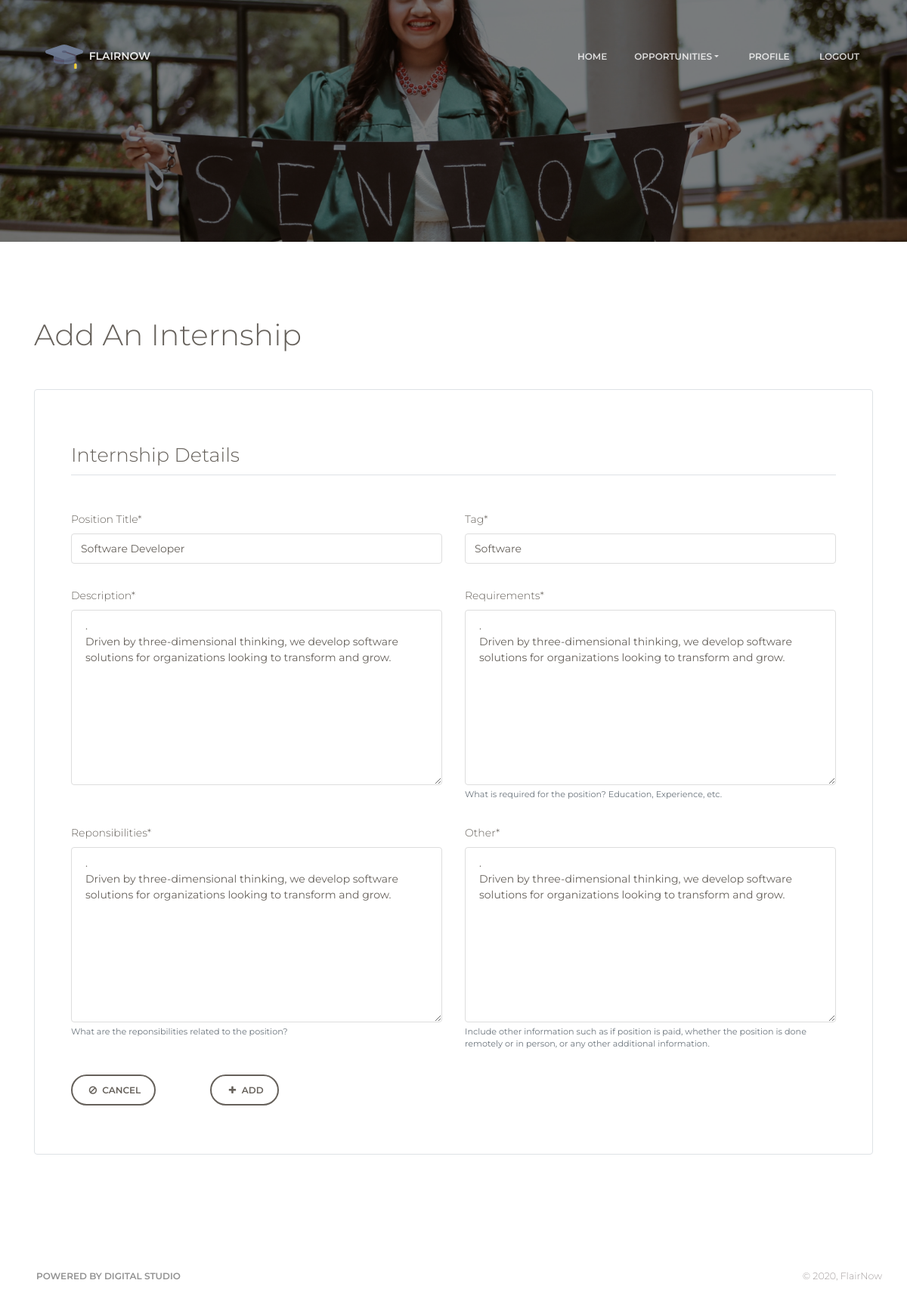
Screenshot of /intern/1/update (signed in) with the database file from the repository.
### core/models.py (models this page shows, shortened)
class Intern(models.Model):
    title = models.CharField(max_length=100, verbose_name="Position Title")
    company = models.ForeignKey('users.Org', on_delete=models.SET_NULL, blank=True, null=True)
    date_posted = models.DateTimeField(default=timezone.now)
    tag = models.CharField(max_length=100, default="", null=False)
    description = models.TextField(verbose_name="Description", default="")
    requirements = models.TextField(verbose_name="Requirements", default="", help_text="What is required for the position? Education, Experience, etc.")
    duties = models.TextField(verbose_name="Reponsibilities", default="", help_text="What are the reponsibilities related to the position?")
    other = models.TextField(verbose_name="Other", default="", help_text="Include other information such as if position is paid, whether the position is done remotely or in person, or any other additional information.")

### core/views.py (the view, shortened to what this page needs)
# urls.py: path('intern/<int:pk>/update', InternUpdateView.as_view(), name='intern-update'),
class InternUpdateView(LoginRequiredMixin, UserPassesTestMixin, UpdateView):
    model = Intern
    fields = ['title', 'tag', 'description', 'requirements', 'duties', 'other']
    def test_func(self):
        intern = self.get_object()
        if intern:
            return True
        return False

### core/templates/core/intern_form.html (shortened to what this page needs)
{% load crispy_forms_tags %}
{% load static %}
<!DOCTYPE html>
<html lang="en">
    {% include 'core/head.html' %}
<body class="landing-page sidebar-collapse">
    {% include 'core/nav.html' %}
    <div class="page-header page-header-xs" data-parallax="true" style="background-image: url({% static 'assets/img/main.jpg' %});">
    </div>
    <div class="section">
        <div class="container">
            <div class="row align-items-center mb-5">
                <div class="col-lg-8 mb-4 mb-lg-0">
                    <div class="d-flex align-items-center">
                        <div>
                            <h2>Add An Internship</h2>
                        </div>
                    </div>
                </div>
            </div>
            <div class="row mb-5">
                <div class="col-lg-12">
                    <form class="p-4 p-md-5 border rounded" method="post" enctype="multipart/form-data">
                        <h3 class="text-black mb-5 border-bottom pb-2">Internship Details</h3>
                        <div class="form-group">
                            <div class="row">
                                <div class="col-6">
                                    {{ form.title|as_crispy_field }}
                                </div>
                                <div class="col-6">
                                    {{ form.tag|as_crispy_field }}
                                </div>
                            </div>
                        </div>
                        <div class="form-group">
                            <div class="row">
                                <div class="col-6">
                                    {{ form.description|as_crispy_field }}
                                </div>
                                <div class="col-6">
                                    {{ form.requirements|as_crispy_field }}
                                </div>
                            </div>
                        </div>
                        <div class="form-group">
                            <div class="row">
                                <div class="col-6">
                                    {{ form.duties|as_crispy_field }}
                                </div>
                                <div class="col-6">
                                    {{ form.other|as_crispy_field }}
                                </div>
                            </div>
                        </div>
                        <div class="form-group">
                            <div class="row">
                                <div class="col-2">
                                    <a class="btn btn-outline-default btn-round" href="{% url 'users:profile' %}"><i class="fa fa-ban" aria-hidden="true"></i>&nbsp;Cancel</a>
                                </div>
                                <div class="col-2">
                                    <button class="btn btn-outline-default btn-round" type="submit"><i class="fa fa-plus" aria-hidden="true"></i>&nbsp;Add</button>
                                </div>
                            </div>
                        </div>
                    </form>
                </div>
            </div>
        </div>
    </div>
    {% include 'core/footer.html' %}
</body>
</html>

### core/templates/core/head.html (style rules this page uses)
html { scroll-behavior: smooth; }

### rows the page displays
Intern: title "Software Developer", tag "Software", description ". Driven by three-dimensional thinking, we develop software solutions for organizations looking to transform and grow.", requirements ". Driven by three-dimensional thinking, we develop software solutions for organizations looking to transform and grow.", duties ". Driven by three-dimensional thinking, we develop software solutions for organizations looking to transform and grow.", other ". Driven by three-dimensional thinking, we develop software solutions for organizations looking to transform and grow."
